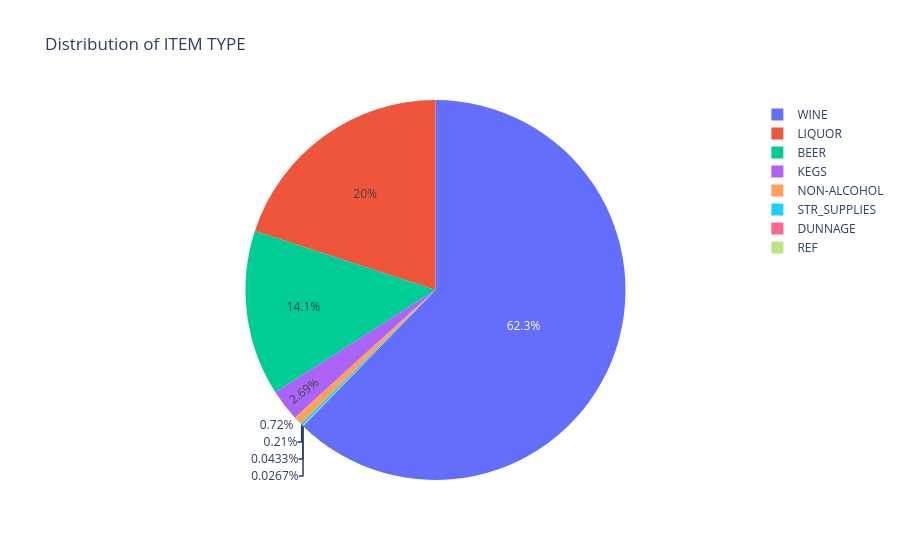

Notebook code cell kept with this figure:
### Code cell
import plotly.express as px

for i in categorical:
    counts = df[i].value_counts()
    fig = px.pie(counts, values=counts.values, names=counts.index, title=f'Distribution of {i}')
    fig.show()

### Figure 1 — Plotly figure (JSON) as saved in the notebook; plotly's stock layout.template omitted (floating-point values rounded to 4 significant figures)
{"data": [{"domain": {"x": [0, 1], "y": [0, 1]}, "hovertemplate": "ITEM TYPE=%{label}<br>value=%{value}<extra></extra>", "labels": ["WINE", "LIQUOR", "BEER", "KEGS", "NON-ALCOHOL", "STR_SUPPLIES", "DUNNAGE", "REF"], "legendgroup": "", "name": "", "showlegend": true, "type": "pie", "values": [18680, 5995, 4217, 808, 216, 63, 13, 8]}], "layout": {"legend": {"tracegroupgap": 0}, "title": {"text": "Distribution of ITEM TYPE"}}}
